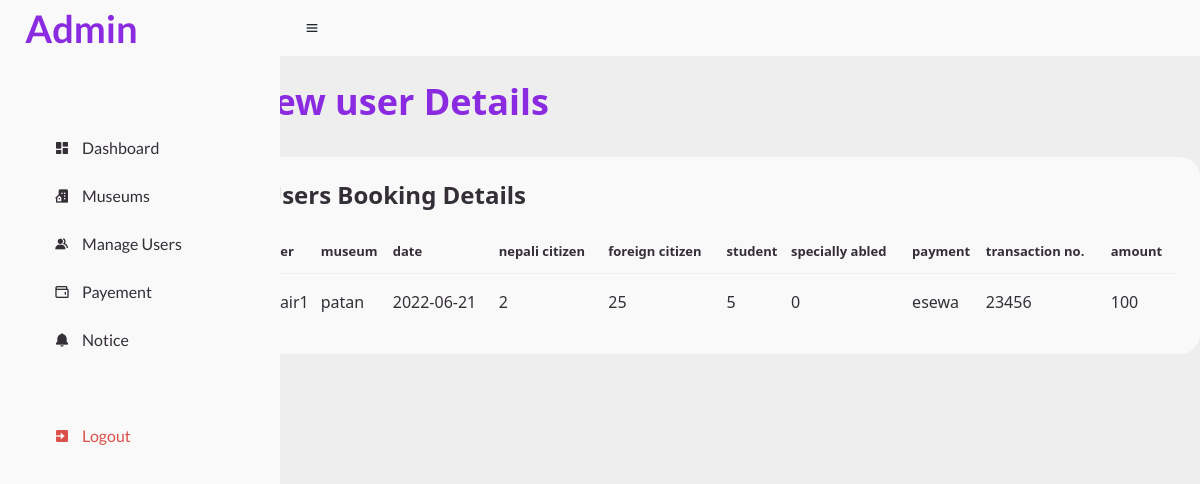
Page /todayView.php?id=10 on the committed database.
### tables this page shows
CREATE TABLE `tbl_ticketbooking` (
  `id` int(11) NOT NULL,
  `u_name` varchar(20) NOT NULL,
  `m_name` varchar(100) NOT NULL,
  `b_date` date NOT NULL,
  `no_of_nc` int(3) NOT NULL DEFAULT 0,
  `no_of_ns` int(3) NOT NULL DEFAULT 0,
  `no_of_fc` int(3) NOT NULL DEFAULT 0,
  `no_of_sa` int(3) NOT NULL DEFAULT 0,
  `payment_type` varchar(100) NOT NULL,
  `transction_no` varchar(100) NOT NULL,
  `amount` int(5) NOT NULL
);

### todayView.php (the view, shortened to what this page needs)
<?php
include "header.php";
include "_dbconnect.php";
?>
<main>
    <div class="head-title">
        <div class="left">
            <h1>View user Details</h1>
        </div>
    </div>
    <div class="table-data">
        <div class="order">
            <div class="head">
                <h3> Users Booking Details</h3>
            </div>
            <table>
                <thead>
                    <tr>
                        <th>User</th>
                        <th>museum </th>
                        <th>date</th>
                        <th>nepali citizen</th>
                        <th>foreign citizen</th>
                        <th>student</th>
                        <th>specially abled</th>
                        <th>payment</th>
                        <th>transaction no.</th>
                        <th>amount</th>
                    </tr>
                </thead>
                <tbody>
                    <?php
                    $id = $_GET['id'];
                    $res = mysqli_query($conn, "SELECT * FROM `tbl_ticketbooking` where id=$id");
                    $user_details = mysqli_num_rows($res)>0;
                    if($user_details){
                        while($row = mysqli_fetch_array($res)){
                    ?>
                    <tr>
                        <td>
                        <?PHP echo $row['u_name'];  ?>
                        </td>
                        <td>
                        <?PHP echo $row['m_name'];  ?>
                        </td>
                        <td>
                        <?PHP echo $row['b_date'];  ?>
                        </td>
                        <td>
                        <?PHP echo $row['no_of_nc'];  ?>
                        </td>
                        <td>
                        <?PHP echo $row['no_of_fc'];  ?>
                        </td>
                        <td>
                        <?PHP echo $row['no_of_ns'];  ?>
                        </td>
                        <td>
                        <?PHP echo $row['no_of_sa'];  ?>
                        </td>
                        <td>
                        <?PHP echo $row['payment_type'];  ?>
                        </td>
                        <td>
                        <?PHP echo $row['transction_no'];  ?>
                        </td>
                        <td>
                        <?PHP echo $row['amount'];  ?>
                        </td>
                    </tr>
                    <?php
                    }
                    }else{
                        echo 'no data found';
                    }
                    ?>
                </tbody>
            </table>
        </div>
    </div>
</main>
<?php include "footer.php"; ?>

### css/css.css (style rules this page uses)
* { margin: 0; padding: 0; box-sizing: border-box; }
:root { --poppins: 'Poppins', sans-serif; --lato: 'Lato', sans-serif; --light: #F9F9F9; --blue: #3C91E6; --light-blue: #CFE8FF; --grey: #eee; --dark-grey: #AAAAAA; --dark: #342E37; --red: #DB504A; --yellow: #FFCE26; --light-yellow: #FFF2C6; --orange: #FD7238; --light-orange: #FFE0D3; }
html { overflow-x: hidden; }
body { background: var(--grey); overflow-x: hidden; }
main { margin-left: 20%; margin-top: 2%; }
.head-title { display: flex; align-items: center; justify-content: space-between; grid-gap: 16px; flex-wrap: wrap; }
.head-title .left h1 { font-size: 36px; font-weight: 600; margin-bottom: 10px; color: blueviolet; }
.table-data { display: flex; flex-wrap: wrap; grid-gap: 24px; margin-top: 24px; width: 100%; color: var(--dark); }
.table-data>div { border-radius: 20px; background: var(--light); padding: 24px; overflow-x: auto; }
.table-data .head { display: flex; align-items: center; grid-gap: 16px; margin-bottom: 24px; }
.table-data .head h3 { margin-right: auto; font-size: 24px; font-weight: 600; }
.table-data .order { flex-grow: 1; flex-basis: 500px; }
.table-data .order table { width: 100%; border-collapse: collapse; }
.table-data .order table th { padding-bottom: 12px; font-size: 13px; text-align: left; border-bottom: 1px solid var(--grey); }
.table-data .order table td { padding: 16px 0; }
.table-data .order table tr td:first-child { display: flex; align-items: center; grid-gap: 12px; padding-left: 6px; }

### rows in the picture
tbl_ticketbooking: u_name "hair1", m_name "patan", b_date "2022-06-21", no_of_nc "2", no_of_fc "25", no_of_ns "5", no_of_sa "0", payment_type "esewa", transction_no "23456", amount "100"
